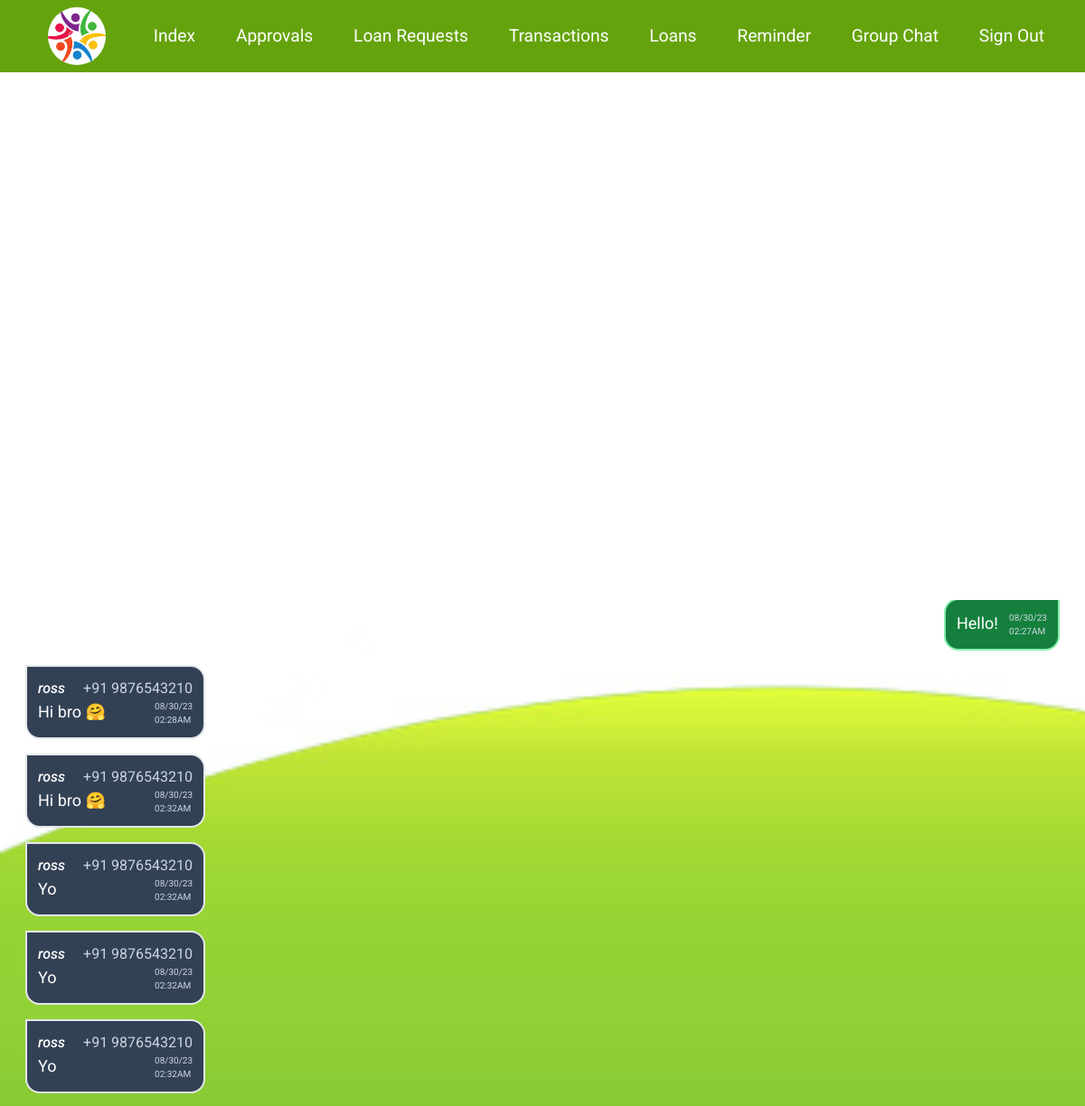
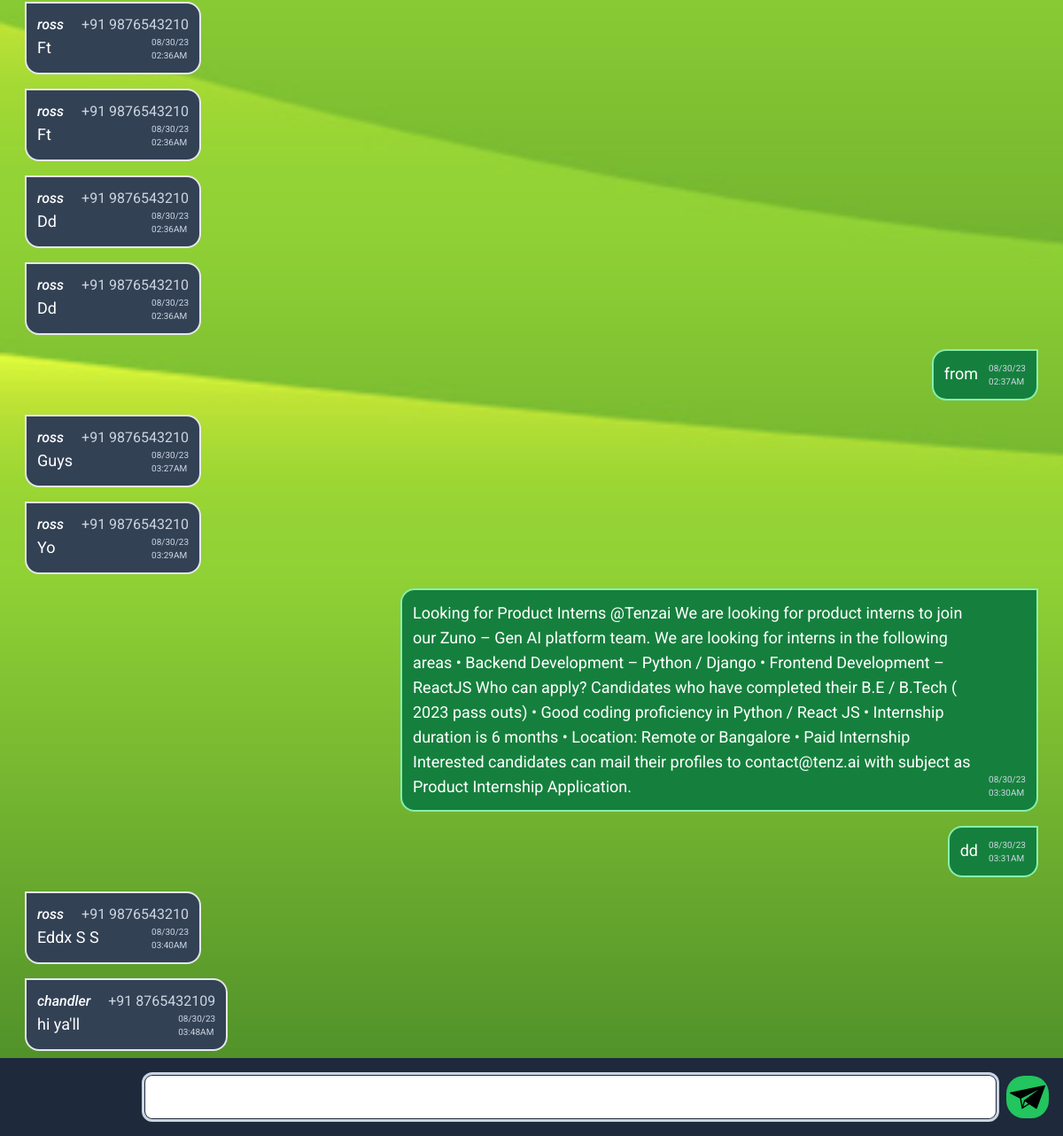
The app's page /chat/ (signed in) with its own data (2 pictures, top to bottom).
### dbsetup.py (models this page shows, shortened)
class Users(Base):
    __tablename__ = 'users'
    id = Column(Integer, primary_key = True, autoincrement=True)
    username = Column(Text)
    password = Column(Text)
    address = Column(Text)
    phone = Column(Integer , unique=True)
    role = Column(String)
    salt = Column(LargeBinary)
    verified = Column(Boolean)

class Chat(Base):
    __tablename__ = 'chat'
    id = Column(Integer, primary_key=True, autoincrement=True)
    user_id = Column(Integer , ForeignKey('users.id'))
    message = Column(Text)
    date = Column(DateTime)
    users = relationship(Users)

### app.py (the view, shortened to what this page needs)
@app.route('/chat/', methods=['GET', 'POST'])
def chat():
    if 'user' in session:
        users = dbsession.query(Users)
        chats = dbsession.query(Chat).order_by(Chat.date.desc())
        return render_template( 'chat.html', chats=chats, users=users )
    return redirect(url_for('about'))

### templates/chat.html (shortened to what this page needs)
{% extends "layout.html" %}
{% block content %}
        <div class="fixed bottom-0" >
            <div class="px-5 flex overflow-y-auto flex-col-reverse h-[70vh]" style="scrollbar-width: none">
                {% if chats %}
                    {% for chat in chats %}
                        {% if chat.user_id==session['id'] %}
                        <div class="flex gap-3 p-3 m-2 max-w-[60vw] text-white self-end border-2 border-green-300 bg-green-700 rounded-b-2xl rounded-tl-2xl">
                            <div class="text-lg">{{chat.message}}</div>
                            <div class="flex flex-col justify-end">
                                <p class="text-[10px] text-slate-300">{{chat.date.strftime('%x')}}</p>
                                <p class="text-[10px] text-slate-300">{{chat.date.strftime('%I:%M%p')}}</p>
                            </div>
                        </div>
                        {% else %}
                        <div class="p-3 m-2 max-w-[60vw] self-start text-white bg-slate-700 border-2 rounded-b-2xl rounded-tr-2xl">
                            <div class="flex justify-between gap-5 ">
                                {% for user in users %}
                                    {% if chat.user_id==user.id %}
                                        <span class="font-medium"><em>{{user.username}}</em></span>
                                        <span class="text-slate-300">+91 {{user.phone}}</span>
                                    {% endif %}
                                {% endfor %}
                            </div>
                            <div class="flex gap-5 justify-between">
                                <span class="text-lg">{{chat.message}}</span>
                                <div class="flex flex-col justify-end">
                                    <p class="text-[10px] text-slate-300">{{chat.date.strftime('%x')}}</p>
                                    <p class="text-[10px] text-slate-300">{{chat.date.strftime('%I:%M%p')}}</p>
                                </div>
                            </div>
                        </div>
                        {% endif %}
                    {% endfor %}
                {% endif %}
            </div>
            <form method="POST">
                <div class="flex justify-end items-center p-2 px-4 bg-slate-800 w-screen">
                    <textarea type="text" name="message" id="message" class="resize-none max-h-12 w-[80vw] p-2 text-[15px] outline outline-offset-1 outline-slate-300 focus:outline-amber-400 m-3 rounded-lg" placeholder="Type a message" required autofocus>
                        </textarea>
                    <button id="verify" type="submit" class="p-1 bg-green-500 text-white rounded-[20px]"><img src="/static/images/send.svg" class="object-cover h-10"></button>
                </div>
            </form>
        </div>
{% endblock %}

### static/css/style.css (style rules this page uses)
* { margin: 0; padding: 0; box-sizing: border-box; font-family: 'Roboto', sans-serif; }
:root { --main-bg-color:black; }
body { color: var(--main-bg-color); }

### records on screen
Chat: message "hi ya'll", date "08/30/23", date "03:48AM"
Users: username "chandler", phone "8765432109"
Chat: message "Eddx S S", date "08/30/23", date "03:40AM"
Users: username "ross", phone "9876543210"
Chat: message "dd", date "08/30/23", date "03:31AM"
Chat: message "Looking for Product Interns @Tenzai We are looking for product interns to join our Zuno – Gen AI platform team. We are looking for interns in the following areas • Backend Development – Python / Django • Frontend Development – ReactJS Who can apply? Candidates who have completed their B.E / B.Tech ( 2023 pass outs) • Good coding proficiency in Python / React JS • Internship duration is 6 months • Location: Remote or Bangalore • Paid Internship Interested candidates can mail their profiles to contact@tenz.ai with subject as Product Internship Application.", date "08/30/23", date "03:30AM"
Chat: message "Yo", date "08/30/23", date "03:29AM"
Chat: message "Guys", date "08/30/23", date "03:27AM"
Chat: message "from", date "08/30/23", date "02:37AM"
Chat: message "Dd", date "08/30/23", date "02:36AM"
Chat: message "Dd", date "08/30/23", date "02:36AM"
Chat: message "Ft", date "08/30/23", date "02:36AM"
Chat: message "Ft", date "08/30/23", date "02:36AM"
Chat: message "Yo", date "08/30/23", date "02:32AM"
Chat: message "Yo", date "08/30/23", date "02:32AM"
Chat: message "Yo", date "08/30/23", date "02:32AM"
Chat: message "Hi bro 🤗", date "08/30/23", date "02:32AM"
Chat: message "Hi bro 🤗", date "08/30/23", date "02:28AM"
Chat: message "Hello!", date "08/30/23", date "02:27AM"
